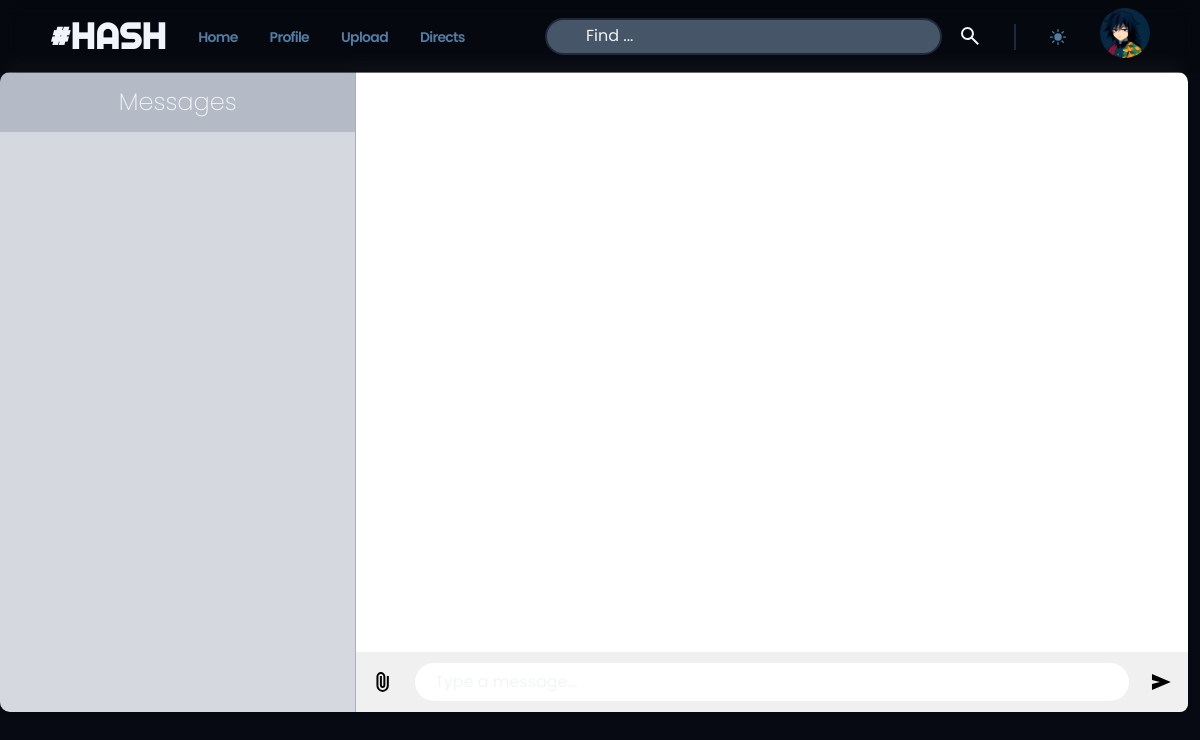
The app's page /chat/ (signed in), older data.
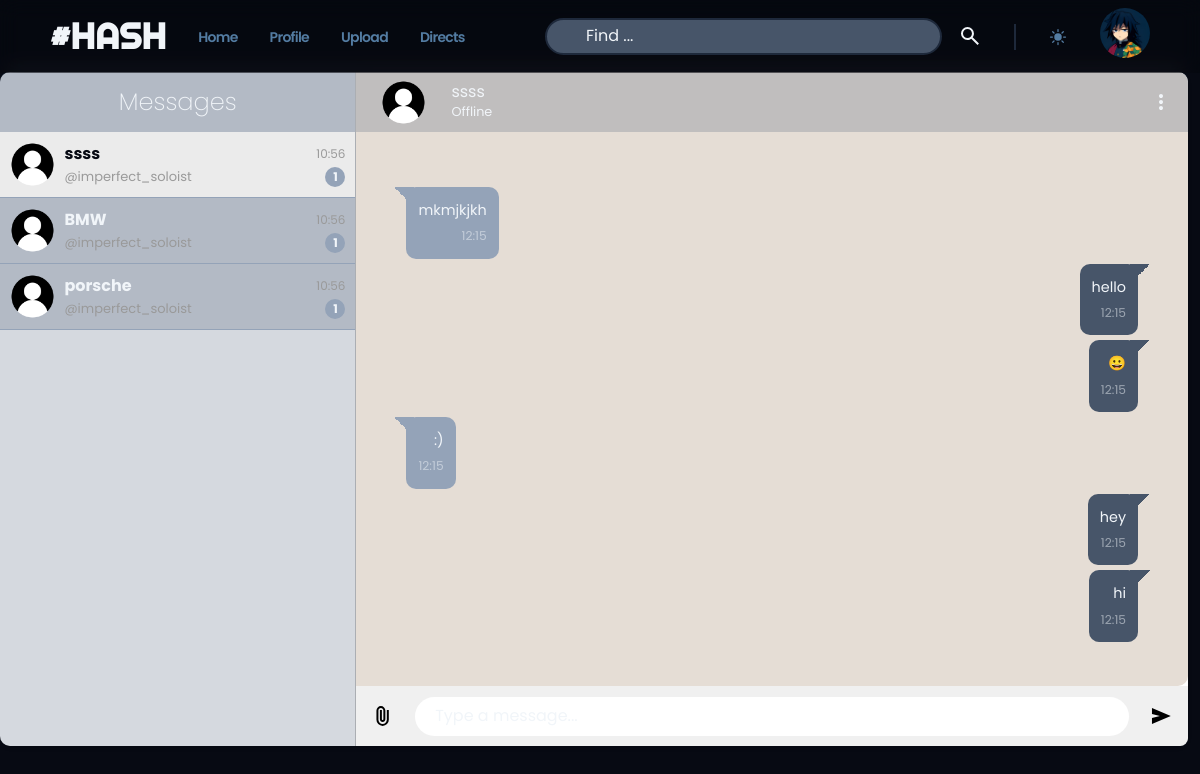
The same page, newer data.
### Social/models.py (models this page shows, shortened)
class Profile(models.Model):
    user = models.OneToOneField(User, on_delete=models.CASCADE, related_name='profile')
    full_name = models.CharField(max_length=100, null=True, blank=True)
    bio = models.TextField(max_length=150, null=True, blank=True)
    created = models.DateField(auto_now_add=True)
    image = models.ImageField(upload_to=user_directory_path, blank=True, null=True ,verbose_name='Picture')
    saved = models.ManyToManyField(Post ,blank=True)
    following=models.ManyToManyField("self",related_name="followers",symmetrical=False)
    status = models.BooleanField(default=False)

### chat/models.py (models this page shows, shortened)
class Thread(models.Model):
    first_person = models.ForeignKey(User, on_delete=models.CASCADE, null=True, blank=True, related_name='thread_first_person')
    second_person = models.ForeignKey(User, on_delete=models.CASCADE, null=True, blank=True, related_name='thread_second_person')
    updated = models.DateTimeField(auto_now=True)
    timestamp = models.DateTimeField(auto_now_add=True)
    objects = ThreadManager()
    class Meta:
        unique_together = ['first_person', 'second_person']

class ChatMessage(models.Model):
    thread = models.ForeignKey(Thread, null=True, blank=True, on_delete=models.CASCADE, related_name='chatmessage_thread')
    user = models.ForeignKey(User, on_delete=models.CASCADE)
    message = models.TextField()
    timestamp = models.DateTimeField(auto_now_add=True)

### chat/views.py (the view)
# urls.py: path('', views.dm, name='chats'),
@login_required
def dm(request):
    status=checkonline(request)
    print(status)
    threads = Thread.objects.by_user(user=request.user).prefetch_related('chatmessage_thread').order_by('timestamp')
    context = {
        'Threads' : threads
    }
    return render(request, 'inbox.html', context)

### chat/models.py (called while the page is built)
    def by_user(self, **kwargs):
        user = kwargs.get('user')
        lookup = Q(first_person=user) | Q(second_person=user)
        qs = self.get_queryset().filter(lookup).distinct()
        return qs

### chat/views.py (called while the page is built)
def checkonline(request):
    if request.user.is_authenticated:
        return True
    else:
        return False

### template/inbox.html (shortened to what this page needs)
{% extends 'base.html' %}
{% load static %}
{% block content %}
<section class="chat-hero">
    <div class="left-side">
        <div class="chat-header" style="border-top-right-radius: 0;" >
            <h1>Messages</h1>
        </div>
        <div class="chat-list">
            <div class="contacts">
                {% for thread in Threads %}
                    <div class="{% if forloop.first %}active{% endif %} chat-block" chat-id="chat_{{ thread.id }}">
                        <a href="#"><img class="chat-dp" src="/{{ pro.image }}" onerror="this.src=`{% static 'images/dpplaceholder.png' %}` ;" alt="Profile picture" /></a>
                        <div class="chatlist-profile">
                            <div class="listhead">
                                {% if thread.first_person == user %}
                                    <p><strong><a href="#">{{ thread.second_person.username}}</a></strong></p>
                                {% else %}
                                    <p><strong><a href="#">{{ thread.first_person.username}}</a></strong></p>
                                {% endif %}
                                <p class="time">10:56</p>
                            </div>
                            <div class="listfoot">
                                <span>@imperfect_soloist</span>
                                <b>1</b>
                            </div>
                        </div>
                    </div>
                {% endfor %}
            </div>
        </div>
    </div>
    <div class="chat-container">
    {% for thread in Threads%}
        <div class="right-side {% if forloop.first %}hide now_active{% else %}hide{% endif %}" chat-id="chat_{{ thread.id }}" other-user-id="
            {% if thread.first_person == user %}
                {{ thread.second_person.id }}
            {% else %}
                {{ thread.first_person.id }}
            {% endif %}
            ">
            <div class="chat-header" style="border-top-left-radius: 0;">
                <div class="imgtext">
                    <img class="chat-dp" src="{% static 'images/dpplaceholder.png' %}" alt="">
                    {% if thread.first_person != request.user %}
                        <h4>{{ thread.first_person.username }}<br>
                            {% if thread.first_person.profile.status %}
                                <span>Online</span>
                            {% else %}
                                <span>Offline</span>
                            {% endif %}
                        </h4>
                    {% endif %}
                </div>
                <ul class="nav_icons">
                    <li>
                    </li>
                </ul>
            </div>
            <div class="chatbox">
                {% for chat in thread.chatmessage_thread.all %}
                    {% if chat.user == user %}
                        <div class="message my_message">
                            {% if "http:" in chat.message or "https:" in chat.message %}
                                <p><a href="{{ chat.message }}" target="_blank">{{ chat.message }}</a><br><span>12:15</span></p>
                            {% else %}
                                <p>{{ chat.message }}<br><span>12:15</span></p>
                            {% endif %}
                        </div>
                    {% else %}
                        <div class="message frnd_message">
                            {% if "http:" in chat.message or "https:" in chat.message %}
                                <p><a href="{{ chat.message }}" target="_blank">{{ chat.message }}</a><br><span>12:15</span></p>
                            {% else %}
                                <p>{{ chat.message }}<br><span>12:15</span></p>
                            {% endif %}
                        </div>
                    {% endif %}
                {% endfor %}
            </div>
        </div>
        {% endfor %}
            <form id="send-message-form">
                <div class="chatbox-input">
                    <input type="text" id="input_message" placeholder="Type a message...">
                    <button type="submit">
                        <svg class="send" xmlns="http://www.w3.org/2000/svg" height="24" viewBox="0 -960 960 960" width="24">
                            <path d="M120-160v-240l320-80-320-80v-240l760 320-760 320Z"/>
                        </svg>
                    </button>
                </div>
            </form>
    </div>
</section>
{% endblock %}

### template/base.html (shortened to what this page needs)
{% load static %}
<!DOCTYPE html>
<html lang="en">
  <head>
    <link
      href="https://api.fontshare.com/v2/css?f[]=general-sans@500,600,400,700&display=swap"
      rel="stylesheet"
    />
    <link rel="stylesheet" href="{% static 'css/modern-normalize.css'%}">
    <link rel="stylesheet" href="{% static 'css/style.css'%}">
    <link rel="stylesheet" href="{% static 'css/explore.css'%}">
    <link rel="stylesheet" href="{% static 'css/components/header.css'%}">
    <link rel="stylesheet" href="{% static 'css/components/notifications.css'%}">
    <link rel="stylesheet" href="{% static 'css/components/hero.css'%}">
    <link rel="stylesheet" href="{% static 'css/components/about.css'%}">
    <link rel="stylesheet" href="{% static 'css/components/featured.css'%}">
    <link rel="stylesheet" href="{% static 'css/components/work.css'%}">
    <link rel="stylesheet" href="{% static 'css/components/contact.css'%}">
    <link rel="stylesheet" href="{% static 'css/components/footer.css'%}">
    <link rel="stylesheet" href="{% static 'css/components/mobile-nav.css'%}">
    <link rel="stylesheet" href="{% static 'css/components/editprofile.css'%}">
    <link rel="stylesheet" href="{% static 'css/utils.css'%}">
    <link rel="stylesheet" href="{% static 'css/chat.css'%}">
    <link rel="stylesheet" href="{% static 'css/profile1.css'%}">
    <link rel="stylesheet" href="{%static 'css/footernew.css'%}">
    <link rel="stylesheet" type="text/css" href="https://cdnjs.cloudflare.com/ajax/libs/font-awesome/5.15.1/css/all.min.css">
    <link rel="stylesheet" href="{% static 'css/components/login.css'%}">
    <link rel="stylesheet" href="{% static 'css/components/feed.css'%}">
  </head>
  <body class="color-change-2x">
    <div class="top-section">
      {% include 'header.html' %}
    </div>
    <main>
      {% block content %}
      {% endblock %}
    </main>
  </body>
</html>

### template/header.html (shortened to what this page needs)
{% load static %}
{% if user.is_authenticated %}
  <header class="header navcontainer">
    <h1 class="featured__title"><a style="text-decoration: none; color: var(--clr-light); font-family: 'Righteous', Regular;" href="{% url 'feed' %}">#Hash</a></h1>
    <nav class="nav-title">
      <ul class="header__menu">
        <li>
          <a class="header__link" href="{% url 'feed' %}">Home</a>
        </li>
        <li>
          <a class="header__link" href="{% url 'my_profile' %}">Profile</a>
        </li>
        <li class="dropdown">
          <a class="header__link dropbtn" onclick="dropdownmenu()" href="#">Upload</a>
        </li>
        <li>
          <a class="header__link" href="{% url 'chats' %}">Directs</a>
        </li>
      </ul>
      <ul class="header__menu">
        <li>
          <form action="{% url 'search' %}" method="get">
            <div class="header__search">
              <div class="header__searchbox">
                <input name="search" class="search" type="text" placeholder="Find ...">
              </div>
              <div class="header__searchicon">
                <button type="submit">
                </button>
              </div>
            </div>
          </form>
        </li>
        <li class="header__line"></li>
        <li>
          <button
            aria-label="theme-toggle btn"
            id="theme-toggle"
            class="header__sun"
          >
          </button>
        </li>
        <li class="header__me">
          <button class="header__me-btn">
            <img src="/{{ user.profile.image }}" onerror="this.src=`{% static 'images/dpplaceholder.png' %}` ;"  alt="Profile picture" />
          </button>
        </li>
      </ul>
    </nav>
  </header>
{% endif %}

### template/footer.html (shortened to what this page needs)
{% load static %}

### static/css/style.css (style rules this page uses)
:root { --clr-dark: #070a13; --clr-light: #f1f5f9; --clr-slate400: #94a3b8; --clr-slate600: #537CA2; --clr-slate800: #1e293b; --clr-slate750: rgba(71,85,105,1); --clr-slate850: rgba(48,65,95,0.2); --clr-white: #f1f5f9; --clr-black: #070a13; --clr-grey: #94a3b8; --clr-rose: #e11d48; --clr-indigo: #4f46e5; --clr-bg1: #121930; --clr-bg2: #07204c; --clr-glass: rgba(0, 0, 0, 0.2); --size-xxs: 0.5rem; --size-xs: 0.75rem; --size-sm: 0.875rem; --size-base: 1rem; --size-lg: 1.125rem; --size-xl: 1.25rem; --size-2xl: 1.5rem; --size-3xl: 1.875rem; --size-4xl: 2.25rem; --size-5xl: 3rem; --size-6xl: 3.75rem; --size-7xl: 4.5rem; --size-8xl: 6rem; --size-9xl: 8rem; --size-10xl: 10rem; }
* { margin: 0; line-height: calc(1em + 0.5rem); }
html { scroll-behavior: smooth; }
.color-change-2x { animation: color-change-2x 4s linear infinite alternate both; padding-top: 72px; }
body { font-family: 'General Sans', sans-serif; background-color: var(--clr-dark); color: var(--clr-light); }
img, picture, video, canvas, svg { display: block; max-width: 100%; user-select: none; }
button { display: inline-block; padding: 0; border: none; background: none; cursor: pointer; color: inherit; }
a { color: var(--clr-rose); }
strong { color: var(--clr-light); }

### static/css/components/header.css (style rules this page uses)
.header { display: flex; justify-content: space-between; align-items: center; padding: 0.5rem; position: relative; z-index: 9999; background-color: var(--clr-glass); -webkit-backdrop-filter: blur(10px); backdrop-filter: blur(10px); }
.top-section { position: fixed; width: 100%; top: 0; left: 0; z-index: 99; transition: transform 0.2s; }
.navcontainer { width: 100%; padding-left: 50px; padding-right: 50px; }
.nav-title { display: flex; align-items: center; gap: 5rem; }
.dropdown { float: left; overflow: hidden; }
.header__search { display: flex; align-items: center; }
.header__searchbox input::placeholder { color: var(--clr-light); }
.header__searchbox input { width: 100%; background: transparent; padding: 0.45rem; outline: none; border: 0; color: var(--clr-light); }
.header__searchicon button { display: flex; }
.header__me-btn { position: relative; }
.header__me-btn img { width: 50px; border-radius: 50%; min-width: 50px; }
.header__searchbox { background: var(--clr-slate750); padding: 0 2rem; color: var(--clr-light); font-size: 16px; border: none; outline: none; border: 2px solid var(--clr-slate800); border-radius: 40px; margin-right: 1rem; }
@media (min-width: 475px) { .navcontainer { display: flex; justify-content: space-between; max-width: 100%; } }
@media (min-width: 475px) { .header__menu { display: none; } }
@media (min-width: 640px) { .navcontainer { display: flex; justify-content: space-between; max-width: 100%; } }
@media (min-width: 640px) { .header__menu { display: none; } }
@media (min-width: 768px) { .header__menu { display: flex; align-items: center; list-style: none; padding: 0; gap: 2em; } }
@media (min-width: 768px) { .header__link { font-size: var(--size-xs); text-decoration: none; font-weight: 600; color: var(--clr-slate600); letter-spacing: -0.05em; transition: color 0.3s; } }
@media (min-width: 768px) { .header__line { border: 1px solid var(--clr-slate800); padding-top: 1.5em; } }
@media (min-width: 768px) { .header__sun { display: block; color: var(--clr-slate600); width: var(--size-base); height: var(--size-base); } }
@media (min-width: 768px) { .navcontainer { max-width: 100%; gap: 2rem; } }
@media (min-width: 1024px) { .header__link { font-size: var(--size-sm); } }
@media (min-width: 1024px) { .header__sun { width: var(--size-xl); height: var(--size-xl); } }
@media (min-width: 1024px) { .navcontainer { max-width: 100%; } }
@media (min-width: 1024px) { .header__searchbox input { width: 100%; background: transparent; padding: 0.45rem; outline: none; border: 0; color: var(--clr-light); } }

### static/css/components/featured.css (style rules this page uses)
.featured__title { font-size: var(--size-2xl); color: var(--clr-light); text-transform: uppercase; }
@media (min-width: 475px) { .featured__title { font-size: var(--size-3xl); } }
@media (min-width: 768px) { .featured__title { font-size: var(--size-3xl); } }
@media (min-width: 1024px) { .featured__title { font-size: var(--size-4xl); } }

### static/css/footernew.css (style rules this page uses)
body { line-height: 1.5; font-family: 'Poppins', sans-serif; }
* { margin:0; padding:0; box-sizing: border-box; }
html { justify-content: center; width: 99%; }
ul { list-style: none; }

### static/css/components/login.css (style rules this page uses)
::placeholder { color: var(--clr-light); }

Row changes from the older to the newer data that the page shows:
added Thread: first_person.username "ssss", shows "Offline"
added Thread: second_person.username "BMW", shown under "Messages"
added Thread: first_person.username "porsche", shown under "Messages"
added ChatMessage: message "mkmjkjkh"
added ChatMessage: message "hello"
added ChatMessage: message "😀"
added ChatMessage: message ":)"
added ChatMessage: message "hey"
added ChatMessage: message "hi"
